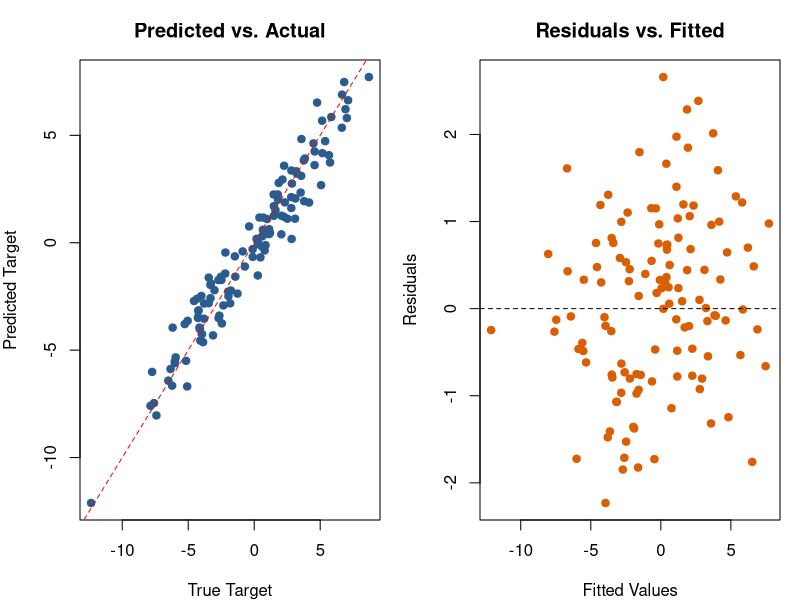

Write R code to recreate this figure.
# ==============================================================================
# Supervised Machine Learning Verification Module (R)
#
# Enforces zero data leakage, mandatory dummy baseline comparisons, probability
# and residual invariant assertions, and diagnostic visual artifact generation
# for both classification and regression workflows.
# ==============================================================================

split_and_scale_features <- function(data, target_column, is_classification = TRUE, test_ratio = 0.25, seed = 42) {
  if (nrow(data) == 0) {
    stop("Cannot split an empty dataset.")
  }

  set.seed(seed)
  n <- nrow(data)
  test_size <- floor(test_ratio * n)
  train_size <- n - test_size

  # Partition indices
  test_idx <- sample(seq_len(n), size = test_size)
  train_idx <- setdiff(seq_len(n), test_idx)

  train_data <- data[train_idx, ]
  test_data <- data[test_idx, ]

  # Invariant: assert disjoint partitions
  stopifnot(length(intersect(rownames(train_data), rownames(test_data))) == 0)

  feature_cols <- setdiff(names(data), target_column)

  # Fit preprocessor strictly on train data
  train_means <- colMeans(train_data[, feature_cols])
  train_sds <- apply(train_data[, feature_cols], 2, sd)

  train_data[, feature_cols] <- scale(train_data[, feature_cols], center = train_means, scale = train_sds)
  test_data[, feature_cols] <- scale(test_data[, feature_cols], center = train_means, scale = train_sds)

  cat(sprintf("[Split & Scale] Partitioned %s samples -> Train: %s | Test: %s\n",
              format(n, big.mark = ","),
              format(train_size, big.mark = ","),
              format(test_size, big.mark = ",")))

  return(list(train = train_data, test = test_data, feature_cols = feature_cols))
}

verify_classification_model_r <- function(model_formula, train_data, test_data, target_column) {
  # Step 1: Baseline majority-class prediction
  train_labels <- train_data[[target_column]]
  test_labels <- test_data[[target_column]]

  majority_class <- names(which.max(table(train_labels)))
  dummy_pred <- rep(majority_class, length(test_labels))
  dummy_acc <- mean(dummy_pred == test_labels)

  # Step 2: Fit model (e.g. logistic regression)
  fit <- glm(model_formula, data = train_data, family = binomial())
  test_probs <- predict(fit, newdata = test_data, type = "response")
  pred_labels <- ifelse(test_probs >= 0.5, 1, 0)
  model_acc <- mean(pred_labels == test_labels)

  # Invariant: must outperform dummy baseline
  stopifnot(model_acc > dummy_acc)

  banner <- strrep("=", 60)
  cat(sprintf("\n%s\nCLASSIFICATION BENCHMARK vs DUMMY BASELINE (R)\n%s\n", banner, banner))
  cat(sprintf("Dummy (Majority Class) Accuracy : %.4f\n", dummy_acc))
  cat(sprintf("Candidate Model Accuracy        : %.4f (+%.4f lift)\n", model_acc, model_acc - dummy_acc))
  cat(banner, "\n\n")

  cat("Confusion Table:\n")
  print(table(Predicted = pred_labels, True = test_labels))
  cat("\n")

  return(list(fit = fit, preds = pred_labels, probs = test_probs))
}

verify_regression_model_r <- function(model_formula, train_data, test_data, target_column) {
  test_actual <- test_data[[target_column]]

  # Baseline: mean of training target
  dummy_prediction <- mean(train_data[[target_column]])
  dummy_rmse <- sqrt(mean((test_actual - dummy_prediction)^2))

  # Fit candidate model
  fit <- lm(model_formula, data = train_data)
  model_pred <- predict(fit, newdata = test_data)
  model_rmse <- sqrt(mean((test_actual - model_pred)^2))
  model_mae <- mean(abs(test_actual - model_pred))
  ss_tot <- sum((test_actual - mean(test_actual))^2)
  ss_res <- sum((test_actual - model_pred)^2)
  model_r2 <- 1 - (ss_res / ss_tot)

  # Invariant assertions: beat baseline RMSE and positive R2
  stopifnot(model_rmse < dummy_rmse)
  stopifnot(model_r2 > 0)

  banner <- strrep("=", 60)
  cat(sprintf("\n%s\nREGRESSION BENCHMARK vs DUMMY BASELINE (R)\n%s\n", banner, banner))
  cat(sprintf("Dummy (Target Mean) RMSE : %.4f\n", dummy_rmse))
  cat(sprintf("Candidate Model RMSE     : %.4f (-%.4f error reduced)\n", model_rmse, dummy_rmse - model_rmse))
  cat(sprintf("Candidate Model MAE      : %.4f\n", model_mae))
  cat(sprintf("Candidate Model R²       : %.4f\n", model_r2))
  cat(banner, "\n\n")

  return(list(fit = fit, preds = model_pred))
}

save_supervised_visuals_r <- function(actual, predicted, task_type = "classification", output_directory = "output", filename_prefix = "r_ml") {
  dir.create(output_directory, showWarnings = FALSE, recursive = TRUE)
  plot_path <- file.path(output_directory, sprintf("%s_diagnostics.png", filename_prefix))

  png(filename = plot_path, width = 900, height = 450, res = 100)
  par(mfrow = c(1, 2), mar = c(4, 4, 3, 1))

  if (task_type == "classification") {
    tbl <- table(Predicted = predicted, True = actual)
    barplot(tbl, beside = TRUE, col = c("#2b5c8f", "#d95f02"),
            main = "Confusion Breakdown", xlab = "True Class", legend = TRUE)
    plot(sort(predicted), col = "#2b5c8f", pch = 19, main = "Sorted Predictions", ylab = "Predicted Label")
  } else {
    plot(actual, predicted, pch = 19, col = "#2b5c8f",
         main = "Predicted vs. Actual", xlab = "True Target", ylab = "Predicted Target")
    abline(0, 1, col = "red", lty = 2)

    residuals <- actual - predicted
    plot(predicted, residuals, pch = 19, col = "#d95f02",
         main = "Residuals vs. Fitted", xlab = "Fitted Values", ylab = "Residuals")
    abline(h = 0, lty = 2)
  }

  dev.off()
  cat(sprintf("[Visual Saved] Artifact written to: %s\n", normalizePath(plot_path, winslash = "/")))
  invisible(plot_path)
}

# ------------------------------------------------------------------------------
# Self-Test Demonstration (R)
# ------------------------------------------------------------------------------
if (!interactive()) {
  cat("Initiating Supervised ML Verification Self-Test (R)...\n")
  set.seed(42)
  n <- 500

  # Synthetic Regression Data
  x1 <- rnorm(n)
  x2 <- rnorm(n)
  y_reg <- 3.5 * x1 - 2.0 * x2 + rnorm(n, sd = 1.0)
  reg_df <- data.frame(x1 = x1, x2 = x2, target = y_reg)

  split_r <- split_and_scale_features(reg_df, target_column = "target", is_classification = FALSE)
  reg_res <- verify_regression_model_r(target ~ x1 + x2, split_r$train, split_r$test, target_column = "target")
  save_supervised_visuals_r(split_r$test$target, reg_res$preds, task_type = "regression", output_directory = "output", filename_prefix = "r_test_reg")

  cat("R supervised ML self-test complete.\n")
}
